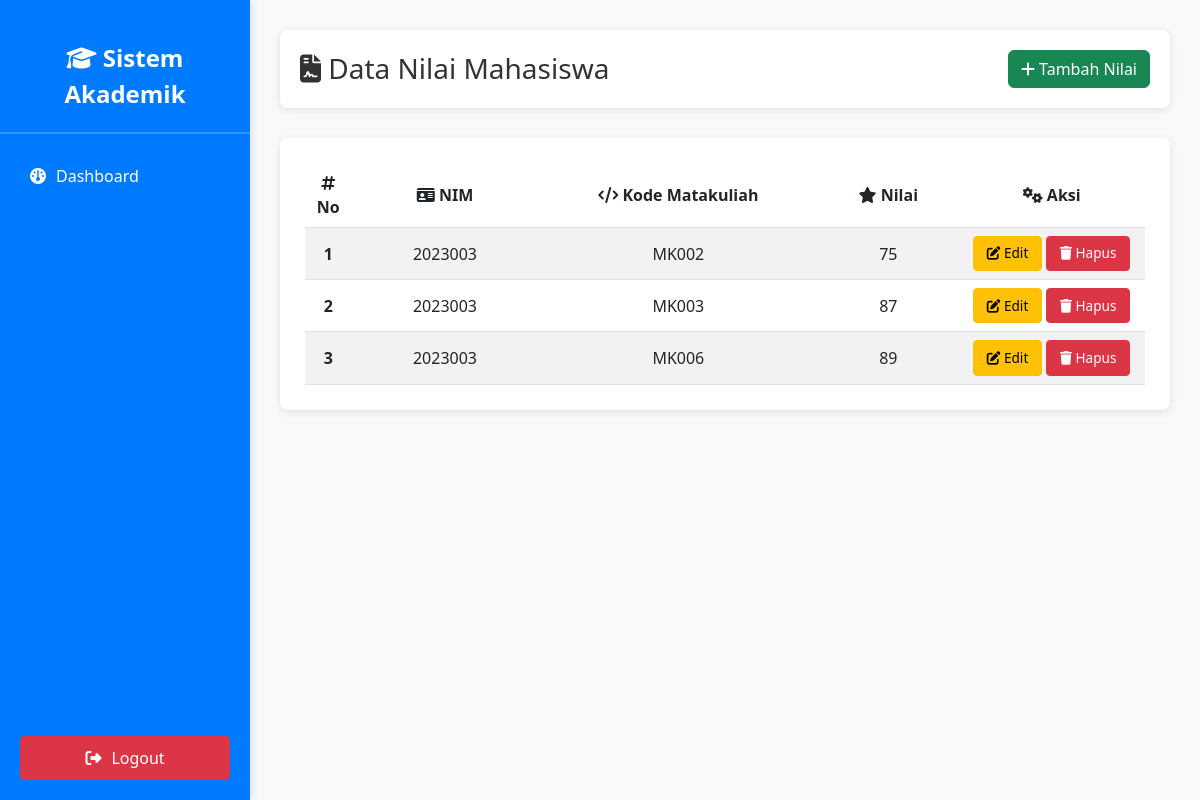
Page /mahasiswa/nilai.php (signed in) on the committed database.
### tables this page shows
CREATE TABLE `nilai` (
  `id_nilai` int(11) NOT NULL,
  `nim` varchar(10) NOT NULL,
  `kode_matakuliah` varchar(10) NOT NULL,
  `nilai` char(2) NOT NULL
);

### mahasiswa/nilai.php (the view, shortened to what this page needs)
<?php
include '../database/koneksi.php';
?>
<!DOCTYPE html>
<html>
<head>
    <link rel="stylesheet" href="https://cdn.jsdelivr.net/npm/bootstrap@5.3.0/dist/css/bootstrap.min.css">
    <link rel="stylesheet" href="https://cdnjs.cloudflare.com/ajax/libs/font-awesome/6.5.1/css/all.min.css">
    <link rel="stylesheet" href="../assets/css/style.css">
</head>
<body>
    <div class="sidebar">
        <div class="sidebar-brand">
            <i class="fa-solid fa-graduation-cap"></i> Sistem Akademik
        </div>
        <div class="nav-item">
            <a href="dashboard.php">
                <i class="fa-solid fa-gauge"></i> Dashboard
            </a>
        </div>
        <div class="nav-item logout">
            <a href="../logout.php">
                <i class="fa-solid fa-right-from-bracket"></i> Logout
            </a>
        </div>
    </div>
    <div class="main-content">
        <div class="page-header">
            <h3><i class="fa-solid fa-file-contract"></i> Data Nilai Mahasiswa</h3>
            <button class="btn btn-success" data-bs-toggle="modal" data-bs-target="#modalTambah">
                <i class="fa-solid fa-plus"></i> Tambah Nilai
            </button>
        </div>
        <div class="table-container">
            <?php
            $data = mysqli_query($koneksi, "SELECT * FROM nilai ORDER BY nim ASC");
            $count = mysqli_num_rows($data);
            if ($count > 0) {
            ?>
            <table class="table table-striped table-hover">
                <thead>
                    <tr>
                        <th width="5%" class="text-center"><i class="fa-solid fa-hashtag"></i> No</th>
                        <th width="20%" class="text-center"><i class="fa-solid fa-id-card"></i> NIM</th>
                        <th width="30%" class="text-center"><i class="fa-solid fa-code"></i> Kode Matakuliah</th>
                        <th width="15%" class="text-center"><i class="fa-solid fa-star"></i> Nilai</th>
                        <th width="20%" class="text-center"><i class="fa-solid fa-cogs"></i> Aksi</th>
                    </tr>
                </thead>
                <tbody>
                    <?php
                    mysqli_data_seek($data, 0);
                    $no = 1;
                    while ($row = mysqli_fetch_assoc($data)) {
                    ?>
                    <tr>
                        <td class="text-center"><strong><?= $no++ ?></strong></td>
                        <td class="text-center"><?= htmlspecialchars($row['nim']) ?></td>
                        <td class="text-center"><?= htmlspecialchars($row['kode_matakuliah']) ?></td>
                        <td class="text-center"><?= htmlspecialchars($row['nilai']) ?></td>
                        <td class="text-center">
                            <button class="btn btn-warning btn-sm" data-bs-toggle="modal" data-bs-target="#modalEdit<?= $row['nim'] ?>" title="Edit">
                                <i class="fa-solid fa-edit"></i> Edit
                            </button>
                            <a href="?hapus=<?= $row['nim'] ?>" class="btn btn-danger btn-sm" onclick="return confirm('Yakin ingin menghapus nilai ini?')" title="Hapus">
                                <i class="fa-solid fa-trash"></i> Hapus
                            </a>
                        </td>
                    </tr>
                    <?php } ?>
                </tbody>
            </table>
            <?php
            } else {
                echo '<div class="no-data"><i class="fa-solid fa-inbox" style="font-size: 48px; margin-bottom: 10px;"></i><p>Tidak ada data nilai</p></div>';
            }
            ?>
        </div>
    </div>
</body>
</html>

### assets/css/style.css (style rules this page uses)
body { display: flex; background-color: #f8f9fa; margin: 0; }
.sidebar { width: 250px; background-color: #007bff; min-height: 100vh; padding: 20px 0; position: fixed; left: 0; top: 0; box-shadow: 2px 0 8px rgba(0, 0, 0, 0.1); }
.sidebar-brand { color: white; font-size: 24px; font-weight: bold; padding: 20px; text-align: center; border-bottom: 2px solid rgba(255, 255, 255, 0.2); margin-bottom: 20px; }
.sidebar .nav-item { padding: 10px 20px; margin: 10px; border-radius: 5px; transition: all 0.3s ease; }
.sidebar .nav-item a { color: white; text-decoration: none; display: flex; align-items: center; gap: 10px; }
.main-content { margin-left: 250px; width: calc(100% - 250px); padding: 30px; }
.page-header { background: white; padding: 20px; border-radius: 8px; box-shadow: 0 2px 8px rgba(0, 0, 0, 0.1); margin-bottom: 30px; display: flex; justify-content: space-between; align-items: center; }
.page-header h3 { margin: 0; color: #333; }
.table-container { background: white; padding: 25px; border-radius: 8px; box-shadow: 0 2px 8px rgba(0, 0, 0, 0.1); }
.table { margin-bottom: 0; }
.table thead { background-color: #007bff; color: white; }
.btn-sm { padding: 0.4rem 0.8rem; font-size: 0.85rem; }
.nav-item.logout { position: absolute; bottom: 20px; left: 20px; right: 20px; margin: 0; width: calc(100% - 40px); background-color: #dc3545; padding: 10px 20px; border-radius: 5px; text-align: center; }
.nav-item.logout a { justify-content: center; }
.text-center { text-align: center; vertical-align: middle; }

### rows in the picture
nilai: nim "2023003", kode_matakuliah "MK002", nilai "75"
nilai: nim "2023003", kode_matakuliah "MK003", nilai "87"
nilai: nim "2023003", kode_matakuliah "MK006", nilai "89"
